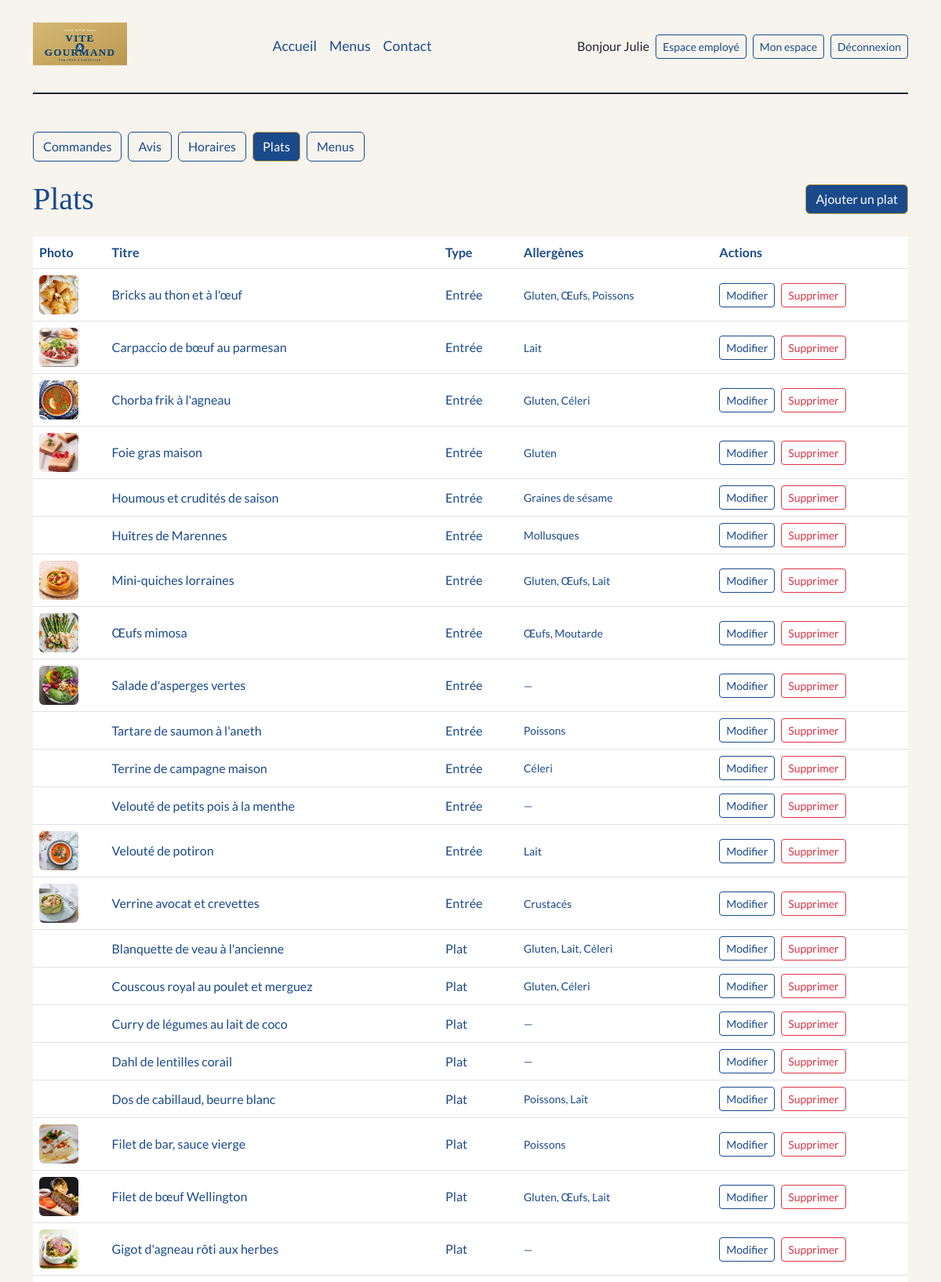
The page /index.php?controller=employe&action=plats (signed in, upper part) on the database its author committed.
### tables this page shows
CREATE TABLE `plat` (
  `plat_id` INT NOT NULL AUTO_INCREMENT,
  `titre_plat` VARCHAR(100) NOT NULL,
  `photo` VARCHAR(255) NOT NULL,
  `type_plat` VARCHAR(20) NOT NULL,
  PRIMARY KEY (`plat_id`)
);

### index.php (called while the page is built, shortened)
<?php
spl_autoload_register(function (string $class) {
    $file = __DIR__ . '/' . str_replace('\\', '/', $class) . '.php';
});
$controller = new Controller();
$controller->route();

### App/Repository/PlatRepository.php (called while the page is built, shortened)
<?php
class PlatRepository extends Repository
{
    public function findAllAvecAllergenes(): array
    {
        $query = $this->pdo->prepare('SELECT p.*, GROUP_CONCAT(a.libelle SEPARATOR \', \') AS allergenes
                                  FROM plat p
                                  LEFT JOIN plat_allergene pa ON pa.plat_id = p.plat_id
                                  LEFT JOIN allergene a ON a.allergene_id = pa.allergene_id
                                  GROUP BY p.plat_id
                                  ORDER BY FIELD(p.type_plat, \'entrée\', \'plat\', \'dessert\'), p.titre_plat');
        $query->execute();
        $plats = [];
        foreach ($query->fetchAll($this->pdo::FETCH_ASSOC) as $plat) {
            $plats[] = Plat::createAndHydrate($plat);
        }
        return $plats;
    }
}

### App/Repository/Repository.php (called while the page is built, shortened)
<?php
class Repository
{
    public function __construct()
    {
        $mysql = Mysql::getInstance();
        $this->pdo = $mysql->getPDO();
    }
}

### App/Db/Mysql.php (called while the page is built, shortened)
<?php
class Mysql
{
    private $db_name;
    private $db_user;
    private $db_password;
    private $db_port;
    private $db_host;
    private $pdo = null;
    private static $_instance = null;
    public static function getInstance():self
    {
        if (is_null(self::$_instance)) {
            self::$_instance = new Mysql();
        }
        return self::$_instance;
    }
    public function getPDO():\PDO
    {
        if (is_null($this->pdo)) {
            $this->pdo = new \PDO('mysql:dbname=' . $this->db_name . ';charset=utf8;host=' . $this->db_host.':'.$this->db_port, $this->db_user, $this->db_password);
        }
        return $this->pdo;
    }
}

### App/Entity/Entity.php (called while the page is built, shortened)
<?php
class Entity
{
    public static function createAndHydrate(array $data): static
    {
        $entity = new static();
        $entity->hydrate($data);
        return $entity;
    }
    public function hydrate(array $data)
    {
        if (count($data) > 0) {
            foreach ($data as $key => $value) {
                $methodName = 'set' . StringTools::toPascalCase($key);
            }
        }
    }
}

### App/Tools/StringTools.php (called while the page is built, shortened)
<?php
class StringTools
{
    public static function toCamelCase(string $value, $pascalCase = false): string
    {
        $value = ucwords(str_replace(array('-', '_'), ' ', $value));
        $value = str_replace(' ', '', $value);
        if ($pascalCase === false) {
            return lcfirst($value);
        } else {
            return $value;
        }
    }
    public static function toPascalCase(string $value): string
    {
        return self::toCamelCase($value, true);
    }
}

### App/Entity/Plat.php (called while the page is built, shortened)
<?php
class Plat extends Entity
{
    protected ?int $plat_id = null;
    protected ?string $titre_plat = null;
    protected ?string $photo = null;
    protected ?string $type_plat = null;
    protected ?string $allergenes = null;
    public function getPlatId(): ?int
    {
        return $this->plat_id;
    }
    public function setPlatId(?int $plat_id): self
    {
        $this->plat_id = $plat_id;
        return $this;
    }
    public function getTitrePlat(): ?string
    {
        return $this->titre_plat;
    }
    public function setTitrePlat(?string $titre_plat): self
    {
        $this->titre_plat = $titre_plat;
        return $this;
    }
    public function getPhoto(): ?string
    {
        return $this->photo;
    }
    public function setPhoto(?string $photo): self
    {
        $this->photo = $photo;
        return $this;
    }
    public function getTypePlat(): ?string
    {
        return $this->type_plat;
    }
    public function setTypePlat(?string $type_plat): self
    {
        $this->type_plat = $type_plat;
        return $this;
    }
    public function getAllergenes(): ?string
    {
        return $this->allergenes;
    }
    public function setAllergenes(?string $allergenes): self
    {
        $this->allergenes = $allergenes;
        return $this;
    }
}

### templates/employe/plats.php (the view, shortened to what this page needs)
<?php require_once _ROOTPATH_ . '/templates/header.php';
?>
<div class="container my-5">
    <?php $ongletActif = 'plats';
    require _ROOTPATH_ . '/templates/employe/_onglets.php'; ?>
    <div class="d-flex flex-wrap justify-content-between align-items-center mb-4 gap-2">
        <h1 class="mb-0">Plats</h1>
        <a href="index.php?controller=employe&action=plat" class="btn btn-primary">Ajouter un plat</a>
    </div>
    <div class="table-responsive d-none d-md-block">
        <table class="table align-middle">
            <thead>
                <tr>
                    <th>Photo</th>
                    <th>Titre</th>
                    <th>Type</th>
                    <th class="d-none d-md-table-cell">Allergènes</th>
                    <th>Actions</th>
                </tr>
            </thead>
            <tbody>
                <?php foreach ($plats as $plat) { ?>
                    <tr>
                        <td>
                            <?php if ($plat->getPhoto()) { ?>
                                <img src="/public/assets/images/plats/<?= htmlspecialchars($plat->getPhoto()) ?>" alt="<?= htmlspecialchars($plat->getTitrePlat()) ?>" style="width: 50px; height: 50px; object-fit: cover;" class="rounded">
                            <?php } ?>
                        </td>
                        <td><?= htmlspecialchars($plat->getTitrePlat()) ?></td>
                        <td><?= htmlspecialchars(ucfirst($plat->getTypePlat())) ?></td>
                        <td class="small d-none d-md-table-cell"><?= htmlspecialchars($plat->getAllergenes() ?? '—') ?></td>
                        <td>
                            <div class="d-flex flex-column flex-md-row gap-2">
                                <a href="index.php?controller=employe&action=plat&id=<?= $plat->getPlatId() ?>" class="btn btn-sm btn-outline-primary">Modifier</a>
                                <form method="POST" action="index.php?controller=employe&action=supprimerPlat" onsubmit="return confirm('Supprimer ce plat ?');">
                                    <button type="submit" class="btn btn-sm btn-outline-danger">Supprimer</button>
                                </form>
                            </div>
                        </td>
                    </tr>
                <?php } ?>
            </tbody>
        </table>
    </div>
</div>
<?php require_once _ROOTPATH_ . '/templates/footer.php'; ?>

### rows shown on the page
plat: photo (picture), titre_plat "Bricks au thon et à l'œuf", type_plat "Entrée", Allergenes "Gluten, Œufs, Poissons"
plat: photo (picture), titre_plat "Carpaccio de bœuf au parmesan", type_plat "Entrée", Allergenes "Lait"
plat: photo (picture), titre_plat "Chorba frik à l'agneau", type_plat "Entrée", Allergenes "Gluten, Céleri"
plat: photo (picture), titre_plat "Foie gras maison", type_plat "Entrée", Allergenes "Gluten"
plat: titre_plat "Houmous et crudités de saison", type_plat "Entrée", Allergenes "Graines de sésame"
plat: titre_plat "Huîtres de Marennes", type_plat "Entrée", Allergenes "Mollusques"
plat: photo (picture), titre_plat "Mini-quiches lorraines", type_plat "Entrée", Allergenes "Gluten, Œufs, Lait"
plat: photo (picture), titre_plat "Œufs mimosa", type_plat "Entrée", Allergenes "Œufs, Moutarde"
plat: photo (picture), titre_plat "Salade d'asperges vertes", type_plat "Entrée", Allergenes "—"
plat: titre_plat "Tartare de saumon à l'aneth", type_plat "Entrée", Allergenes "Poissons"
plat: titre_plat "Terrine de campagne maison", type_plat "Entrée", Allergenes "Céleri"
plat: titre_plat "Velouté de petits pois à la menthe", type_plat "Entrée", Allergenes "—"
plat: photo (picture), titre_plat "Velouté de potiron", type_plat "Entrée", Allergenes "Lait"
plat: photo (picture), titre_plat "Verrine avocat et crevettes", type_plat "Entrée", Allergenes "Crustacés"
plat: titre_plat "Blanquette de veau à l'ancienne", type_plat "Plat", Allergenes "Gluten, Lait, Céleri"
plat: titre_plat "Couscous royal au poulet et merguez", type_plat "Plat", Allergenes "Gluten, Céleri"
plat: titre_plat "Curry de légumes au lait de coco", type_plat "Plat", Allergenes "—"
plat: titre_plat "Dahl de lentilles corail", type_plat "Plat", Allergenes "—"
plat: titre_plat "Dos de cabillaud, beurre blanc", type_plat "Plat", Allergenes "Poissons, Lait"
plat: photo (picture), titre_plat "Filet de bar, sauce vierge", type_plat "Plat", Allergenes "Poissons"
plat: photo (picture), titre_plat "Filet de bœuf Wellington", type_plat "Plat", Allergenes "Gluten, Œufs, Lait"
plat: photo (picture), titre_plat "Gigot d'agneau rôti aux herbes", type_plat "Plat", Allergenes "—"

### other values the page prints
$item['label'] "Accueil"
$item['label'] "Menus"
$item['label'] "Contact"
$_SESSION['user']['prenom'] "Julie"
$libelle "Commandes"
$libelle "Avis"
$libelle "Horaires"
$libelle "Plats"
$libelle "Menus"
